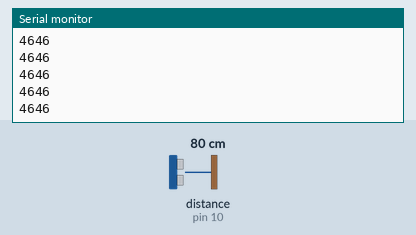
Recording of a sketch running on a simulated Arduino Uno, built with avr-gcc and run on an emulated ATmega328P. Parts: the last lines printed to the serial monitor. Wiring (inferred from the names in the program): ultrasonic range finder: trigger pin 9; echo pin 10. The inputs (shaded band) are chosen by the test bench; at power-on: distance to the obstacle (sensor on pin 10) 80 cm. The echo pulse lasts 58.3 µs per cm.

Above: at 1.2 s.
1.3 s: distance to the obstacle (sensor on pin 10) set to 2 cm
At 1.59 s:
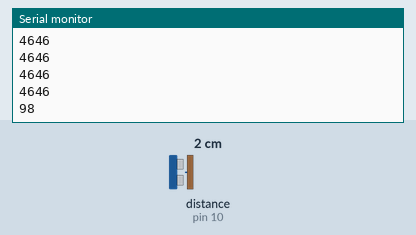
2.8 s: distance to the obstacle (sensor on pin 10) set to 4 cm
At 2.99 s:
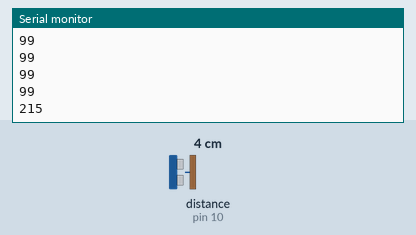
Timing chart, 0 to 5.8 s (numbered marks = the images above; inputs shaded):
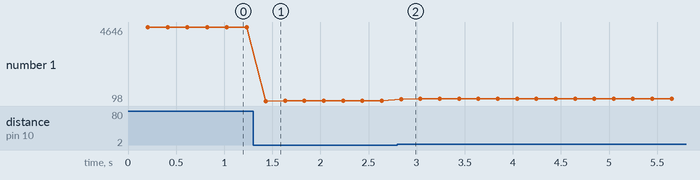

The sketch:

test_initialSensorReading.ino
```cpp
const int trigPin = 9;
const int echoPin = 10;

// defines variables
long duration;

void setup()
{
  pinMode(trigPin, OUTPUT); // Sets the trigPin as an Output
  pinMode(echoPin, INPUT); // Sets the echoPin as an Input
  Serial.begin(9600); // Starts the serial communication
}

void loop()
{

  delay(200);

  digitalWrite(trigPin, LOW);
  delayMicroseconds(2);

  digitalWrite(trigPin, HIGH);
  delayMicroseconds(10);
  digitalWrite(trigPin, LOW);

  // Reads the echoPin, returns the sound wave travel time in microseconds
  duration = pulseIn(echoPin, HIGH);

  Serial.println(duration);

}
```

Measured:
- after the input at 1.3 s, the serial monitor: prints a new line after 0.13 s (image 1)
- after the input at 2.8 s, the serial monitor: prints a new line at once (image 2)
- plotted number 1: 4646 → 99 after the input at 1.3 s, 99 → 235 after the input at 2.8 s
